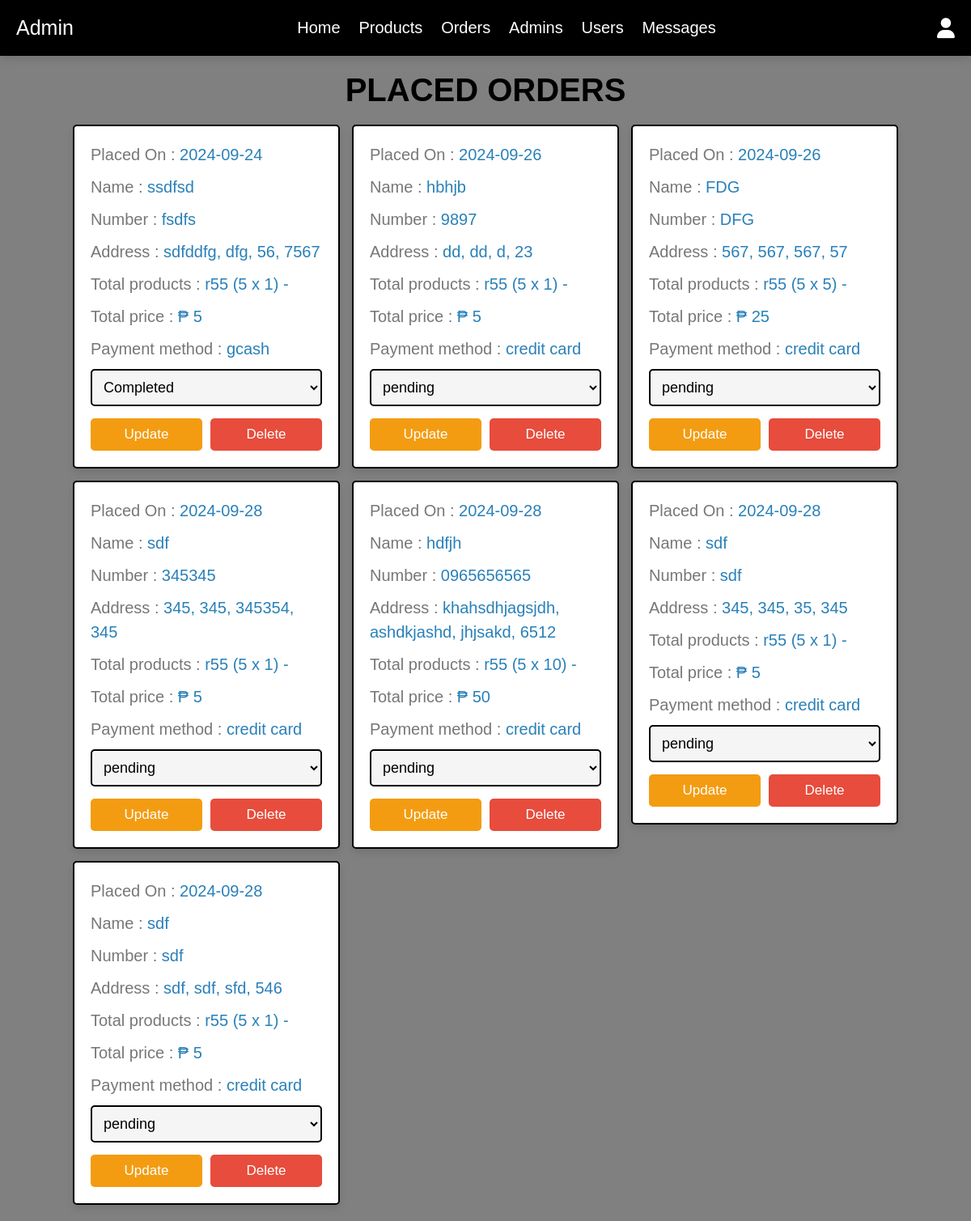
/admin/placed_orders.php (signed in), run on the app's committed database.
### tables this page shows
CREATE TABLE `orders` (
  `id` int NOT NULL AUTO_INCREMENT,
  `user_id` int NOT NULL,
  `name` varchar(20) NOT NULL,
  `number` varchar(10) NOT NULL,
  `email` varchar(50) NOT NULL,
  `method` varchar(50) NOT NULL,
  `address` varchar(500) NOT NULL,
  `total_products` varchar(1000) NOT NULL,
  `total_price` int NOT NULL,
  `placed_on` date NOT NULL DEFAULT (cast(now() as date)),
  `payment_status` varchar(20) NOT NULL DEFAULT 'pending',
  PRIMARY KEY (`id`)
);

### admin/placed_orders.php (the view, shortened to what this page needs)
<?php
include '../components/connect.php';
?>
<!DOCTYPE html>
<html lang="en">
<head>
   <link rel="stylesheet" href="https://cdnjs.cloudflare.com/ajax/libs/font-awesome/6.1.1/css/all.min.css">
   <link rel="stylesheet" href="../css/admin_style.css">
</head>
<body>
<?php include '../components/admin_header.php'; ?>
<section class="orders">
<h1 class="heading">Placed Orders</h1>
<div class="box-container">
   <?php
      $select_orders = $conn->prepare("SELECT * FROM `orders`");
      $select_orders->execute();
      if($select_orders->rowCount() > 0){
         while($fetch_orders = $select_orders->fetch(PDO::FETCH_ASSOC)){
   ?>
   <div class="box">
      <p> Placed On : <span><?= $fetch_orders['placed_on']; ?></span> </p>
      <p> Name : <span><?= $fetch_orders['name']; ?></span> </p>
      <p> Number : <span><?= $fetch_orders['number']; ?></span> </p>
      <p> Address : <span><?= $fetch_orders['address']; ?></span> </p>
      <p> Total products : <span><?= $fetch_orders['total_products']; ?></span> </p>
      <p> Total price : <span>₱ <?= $fetch_orders['total_price']; ?></span> </p>
      <p> Payment method : <span><?= $fetch_orders['method']; ?></span> </p>
      <form action="" method="post">
         <select name="payment_status" class="select">
            <option selected disabled><?= $fetch_orders['payment_status']; ?></option>
         </select>
        <div class="flex-btn">
         <input type="submit" value="update" class="option-btn" name="update_payment">
         <a href="placed_orders.php?delete=<?= $fetch_orders['id']; ?>" class="delete-btn" onclick="return confirm('Delete this Order?');">Delete</a>
        </div>
      </form>
   </div>
   <?php
         }
      }else{
         echo '<p class="empty">No Order Placed Yet</p>';
      }
   ?>
</div>
</section>
</body>
</html>

### css/admin_style.css (style rules this page uses)
:root { --main-color:#2980b9; --orange:#f39c12; --red:#e74c3c; --black:#000000; --white:#fff; --light-color:#777; --light-bg:#f5f5f5; --border:.2rem solid var(--black); --box-shadow:0 .5rem 1rem rgba(0,0,0,.1); }
* { font-family: 'Poppins', sans-serif; margin:0; padding:0; box-sizing: border-box; outline: none; border:none; text-decoration: none; }
html { font-size: 62.5%; overflow-x: hidden; }
body { background-color: gray; }
section { padding:2rem; max-width: 1200px; margin:0 auto; }
.heading { font-size: 4rem; color:var(--black); margin-bottom: 2rem; text-align: center; text-transform: uppercase; }
.btn, .delete-btn, .option-btn { display: block; width: 100%; margin-top: 1rem; border-radius: .5rem; padding:1rem 3rem; font-size: 1.7rem; text-transform: capitalize; color:var(--white); cursor: pointer; text-align: center; }
.option-btn { background-color: var(--orange); }
.delete-btn { background-color: var(--red); }
.flex-btn { display: flex; gap:1rem; }
.orders .box-container { display: grid; grid-template-columns: repeat(auto-fit, 33rem); gap:1.5rem; align-items: flex-start; justify-content: center; }
.orders .box-container .box { padding:2rem; padding-top: 1rem; border-radius: .5rem; border:var(--border); background-color: var(--white); box-shadow: var(--box-shadow); }
.orders .box-container .box p { line-height: 1.5; font-size: 2rem; color:var(--light-color); margin:1rem 0; }
.orders .box-container .box p span { color:var(--main-color); }
.orders .box-container .select { margin-bottom: .5rem; width: 100%; background-color: var(--light-bg); padding:1rem; font-size: 1.8rem; color:var(--black); border-radius: .5rem; border:var(--border); }

### data on the page
orders: placed_on "2024-09-24", name "ssdfsd", number "fsdfs", address "sdfddfg, dfg, 56, 7567", total_products "r55 (5 x 1) -", total_price "5", method "gcash", payment_status "Completed"
orders: placed_on "2024-09-26", name "hbhjb", number "9897", address "dd, dd, d, 23", total_products "r55 (5 x 1) -", total_price "5", method "credit card", payment_status "pending"
orders: placed_on "2024-09-26", name "FDG", number "DFG", address "567, 567, 567, 57", total_products "r55 (5 x 5) -", total_price "25", method "credit card", payment_status "pending"
orders: placed_on "2024-09-28", name "sdf", number "345345", address "345, 345, 345354, 345", total_products "r55 (5 x 1) -", total_price "5", method "credit card", payment_status "pending"
orders: placed_on "2024-09-28", name "hdfjh", number "0965656565", address "khahsdhjagsjdh, ashdkjashd, jhjsakd, 6512", total_products "r55 (5 x 10) -", total_price "50", method "credit card", payment_status "pending"
orders: placed_on "2024-09-28", name "sdf", number "sdf", address "345, 345, 35, 345", total_products "r55 (5 x 1) -", total_price "5", method "credit card", payment_status "pending"
orders: placed_on "2024-09-28", name "sdf", number "sdf", address "sdf, sdf, sfd, 546", total_products "r55 (5 x 1) -", total_price "5", method "credit card", payment_status "pending"
